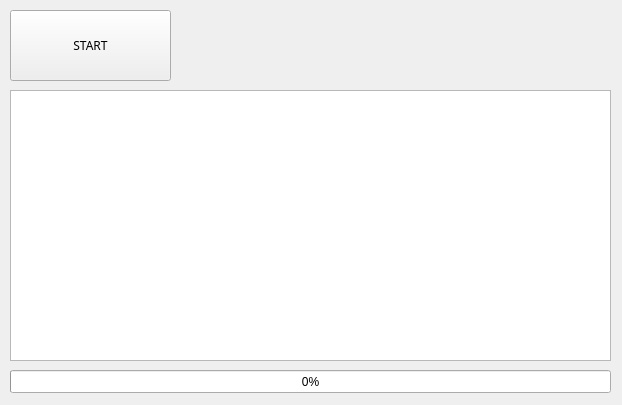
<?xml version="1.0" encoding="UTF-8"?>
<ui version="4.0">
 <class>Form</class>
 <widget class="QWidget" name="Form">
  <property name="geometry">
   <rect>
    <x>0</x>
    <y>0</y>
    <width>622</width>
    <height>405</height>
   </rect>
  </property>
  <property name="windowTitle">
   <string>스레드 테스트</string>
  </property>
  <widget class="QPushButton" name="btnStart">
   <property name="geometry">
    <rect>
     <x>10</x>
     <y>10</y>
     <width>161</width>
     <height>71</height>
    </rect>
   </property>
   <property name="font">
    <font>
     <family>나눔고딕코딩</family>
    </font>
   </property>
   <property name="text">
    <string>START</string>
   </property>
  </widget>
  <widget class="QTextBrowser" name="txbLog">
   <property name="geometry">
    <rect>
     <x>10</x>
     <y>90</y>
     <width>601</width>
     <height>271</height>
    </rect>
   </property>
  </widget>
  <widget class="QProgressBar" name="pgbTask">
   <property name="geometry">
    <rect>
     <x>10</x>
     <y>370</y>
     <width>601</width>
     <height>23</height>
    </rect>
   </property>
   <property name="value">
    <number>0</number>
   </property>
  </widget>
 </widget>
 <resources/>
 <connections/>
</ui>
